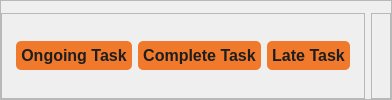
                  <widget class="QFrame" name="frame_38">
                   <property name="styleSheet">
                    <string notr="true">#ongoing_Task_Button,#complete_Task_Button,#late_Task_Button{
    padding: 5px 0px;
    font-size: 16px;
    font-weight: bold;
    color: #1e1e1e;
    border: none;
    border-radius: 5px;
    /*background: qlineargradient(spread:pad, x1:0, y1:0.5, x2:1, y2:0.5, stop:0 #f0792b, stop:0.5 #ffa163, stop:1 #edb28c);*/
	background-color: #f0792b;

	

    cursor: pointer;
    transition: background-color 0.3s ease;
}


#ongoing_Task_Button::hover ,
#complete_Task_Button::hover ,
#late_Task_Button::hover {

    background-color: #ff6347; 
	background-color: #A8A8A8;

}</string>
                   </property>
                   <property name="frameShape">
                    <enum>QFrame::StyledPanel</enum>
                   </property>
                   <property name="frameShadow">
                    <enum>QFrame::Raised</enum>
                   </property>
                   <layout class="QHBoxLayout" name="horizontalLayout_18">
                    <property name="spacing">
                     <number>6</number>
                    </property>
                    <property name="leftMargin">
                     <number>0</number>
                    </property>
                    <property name="topMargin">
                     <number>12</number>
                    </property>
                    <property name="rightMargin">
                     <number>0</number>
                    </property>
                    <property name="bottomMargin">
                     <number>0</number>
                    </property>
                    <item alignment="Qt::AlignLeft">
                     <widget class="QFrame" name="frame_40">
                      <property name="styleSheet">
                       <string notr="true">padding: 5px;
</string>
                      </property>
                      <property name="frameShape">
                       <enum>QFrame::StyledPanel</enum>
                      </property>
                      <property name="frameShadow">
                       <enum>QFrame::Raised</enum>
                      </property>
                      <layout class="QHBoxLayout" name="horizontalLayout_19">
                       <property name="spacing">
                        <number>6</number>
                       </property>
                       <item>
                        <widget class="QPushButton" name="ongoing_Task_Button">
                         <property name="text">
                          <string>Ongoing Task</string>
                         </property>
                         <property name="icon">
                          <iconset resource="../SEP_Project/resources.qrc">
                           <normaloff>:/icons_v2/refresh-cw.svg</normaloff>:/icons_v2/refresh-cw.svg</iconset>
                         </property>
                        </widget>
                       </item>
                       <item>
                        <widget class="QPushButton" name="complete_Task_Button">
                         <property name="text">
                          <string>Complete Task</string>
                         </property>
                         <property name="icon">
                          <iconset resource="../SEP_Project/resources.qrc">
                           <normaloff>:/icons_v2/check-circle.svg</normaloff>:/icons_v2/check-circle.svg</iconset>
                         </property>
                        </widget>
                       </item>
                       <item>
                        <widget class="QPushButton" name="late_Task_Button">
                         <property name="text">
                          <string>Late Task</string>
                         </property>
                         <property name="icon">
                          <iconset resource="../SEP_Project/resources.qrc">
                           <normaloff>:/icons_v2/late.png</normaloff>:/icons_v2/late.png</iconset>
                         </property>
                        </widget>
                       </item>
                      </layout>
                     </widget>
                    </item>
                    <item>
                     <widget class="QFrame" name="frame_39">
                      <property name="frameShape">
                       <enum>QFrame::StyledPanel</enum>
                      </property>
                      <property name="frameShadow">
                       <enum>QFrame::Raised</enum>
                      </property>
                      <layout class="QGridLayout" name="gridLayout_43"/>
                     </widget>
                    </item>
                   </layout>
                  </widget>
